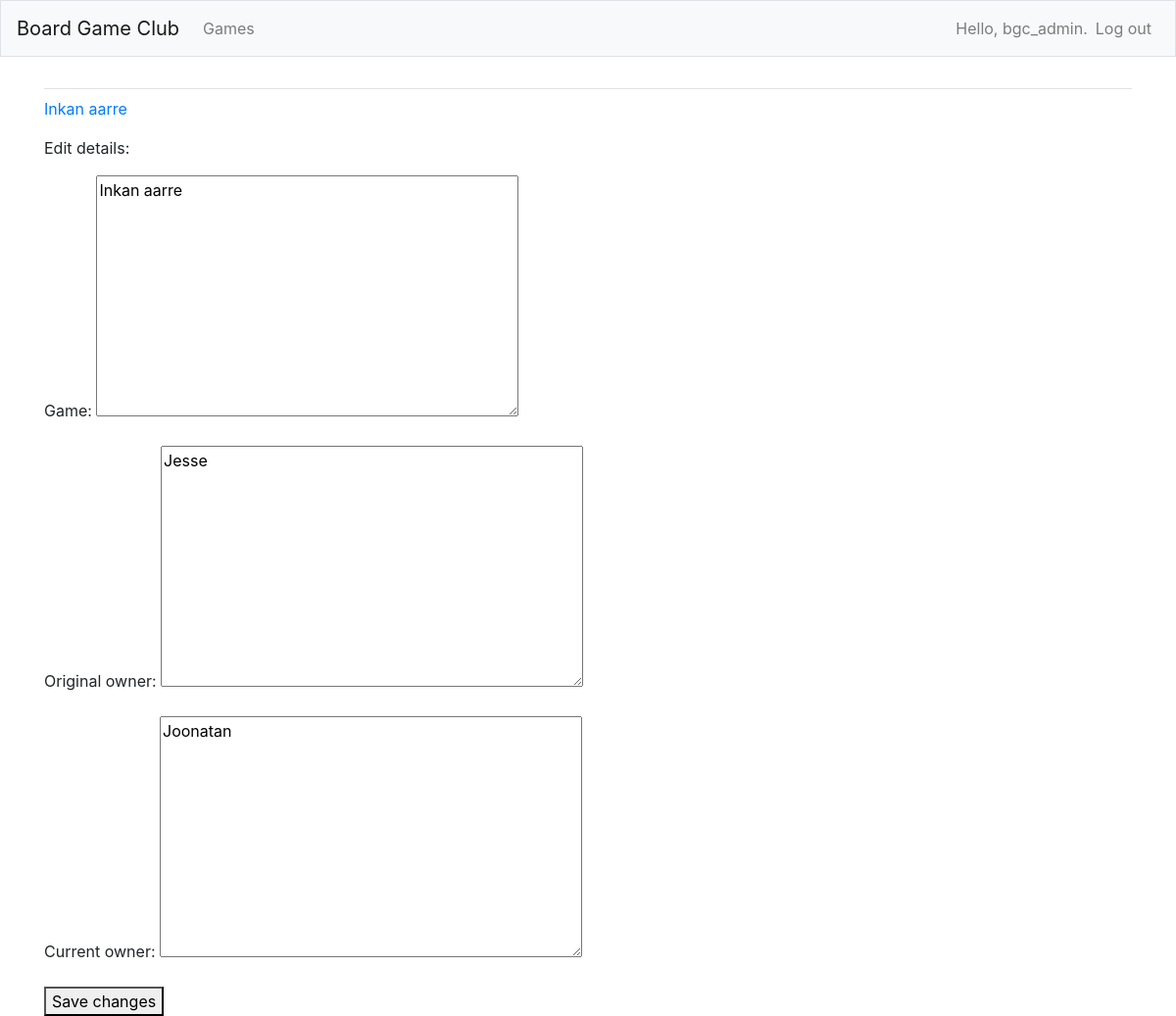
The page /edit_game/1/ (signed in) on the database its author committed.
### bgc_app/models.py (models this page shows)
class Games(models.Model):
    owner = models.ForeignKey(User, on_delete=models.CASCADE, default=1)
    text = models.TextField()
    originalowner = models.TextField()
    currentowner = models.TextField()
    date_added = models.DateTimeField(auto_now_add=True)
    def __str__(self):
        return self.text

### bgc_app/views.py (the view)
# urls.py: path('edit_game/<int:game_id>/', views.edit_game, name='edit_game'),
@login_required
def edit_game(request, game_id):
    game = Games.objects.get(id=game_id)
    if request.method != 'POST':
        form = GamesForm(instance=game)
    else:
        form = GamesForm(instance=game, data=request.POST)
        if form.is_valid():
            form.save()
            return redirect('bgc_app:games')
    context = {'game': game, 'form': form}
    return render(request, 'bgc_app/edit_game.html', context)

### bgc_app/forms.py
class GamesForm(forms.ModelForm):
    class Meta:
        model = Games
        fields = ['text', 'originalowner', 'currentowner']
        labels = {'text': 'Game:', 'originalowner': 'Original owner:',
                  'currentowner': 'Current owner:'}

### bgc_app/templates/bgc_app/edit_game.html (shortened to what this page needs)
{% extends "bgc_app/base.html" %}
{% block content %}
<p><a href="{% url 'bgc_app:games' %}">{{ game }}</a></p>
<p>Edit details:</p>
<form action="{% url 'bgc_app:edit_game' game.id %}" method='post'>
    {{ form.as_p }}
    <button name="submit">Save changes</button>
</form>
{% endblock content %}

### bgc_app/templates/bgc_app/base.html (shortened to what this page needs)
{% load bootstrap4 %}
<!doctype html>
<html lang="en">
<head>
    {% bootstrap_css %}
</head>
<body>
    <nav class="navbar navbar-expand-md navbar-light bg-light mb-4 border">
        <a class="navbar-brand" href="{% url 'bgc_app:index'%}">
            Board Game Club</a>
        <div class="collapse navbar-collapse" id="navbarCollapse">
            <ul class="navbar-nav mr-auto">
                <li class="nav-item">
                    <a class="nav-link" href="{% url 'bgc_app:games'%}">
                        Games</a>
                </li>
            </ul>
            <ul class="navbar-nav ml-auto">
                {% if user.is_authenticated %}
                    <li class="nav-item">
                        <span class="navbar-text"}>Hello, {{ user.username }}.</span>
                    </li>
                    <li class="nav-item">
                        <a class="nav-link" href="{% url 'users:logout' %}">Log out</a>
                    </li>
                {% else %}
                    <li class="nav-item">
                        <a class="nav-link" href="{% url 'users:register' %}">Register</a>
                    </li>
                    <li class="nav-item">
                        <a class="nav-link" href="{% url 'users:login' %}">Log in</a></li>
                {% endif %}
            </ul>
        </div>
    </nav>
    <main role="main" class="container">
        <div class="pb-2 mb-2 border-bottom">
        </div>
        <div>
            {% block content %}{% endblock content %}
        </div>
    </main>
</body>
</html>

### rows shown on the page
Games: text "Inkan aarre", originalowner "Jesse", currentowner "Joonatan"

### other values the page prints
{{ user.username }} "bgc_admin"
